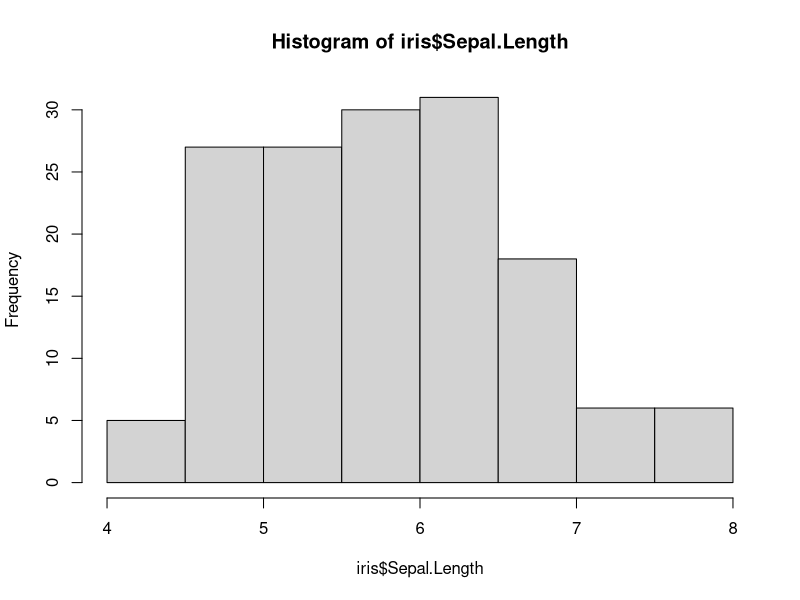
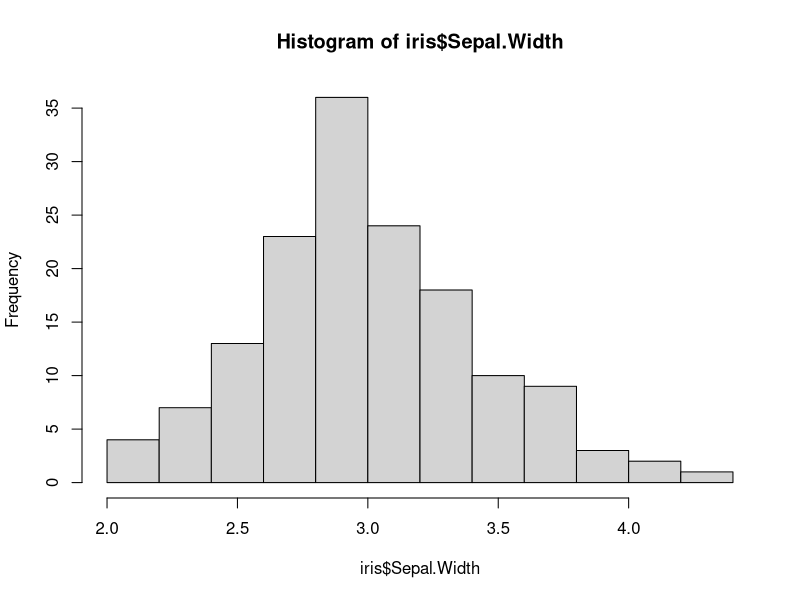
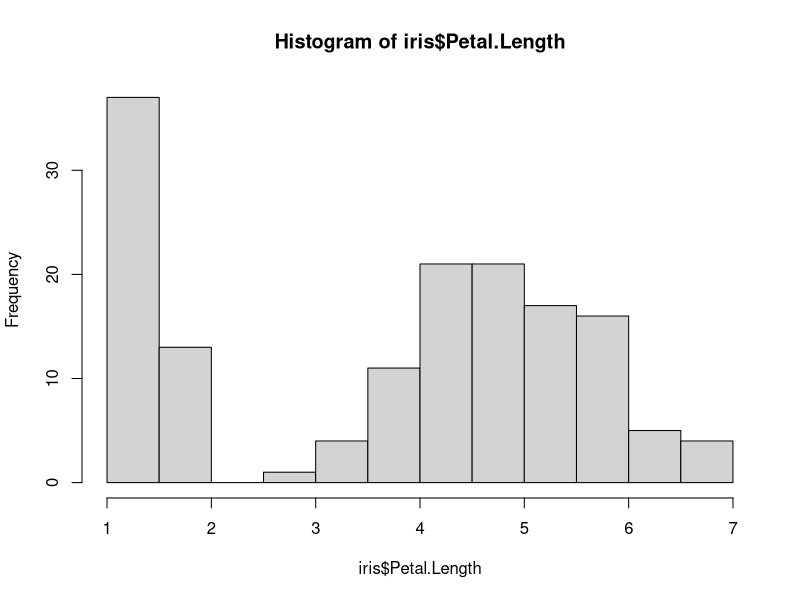
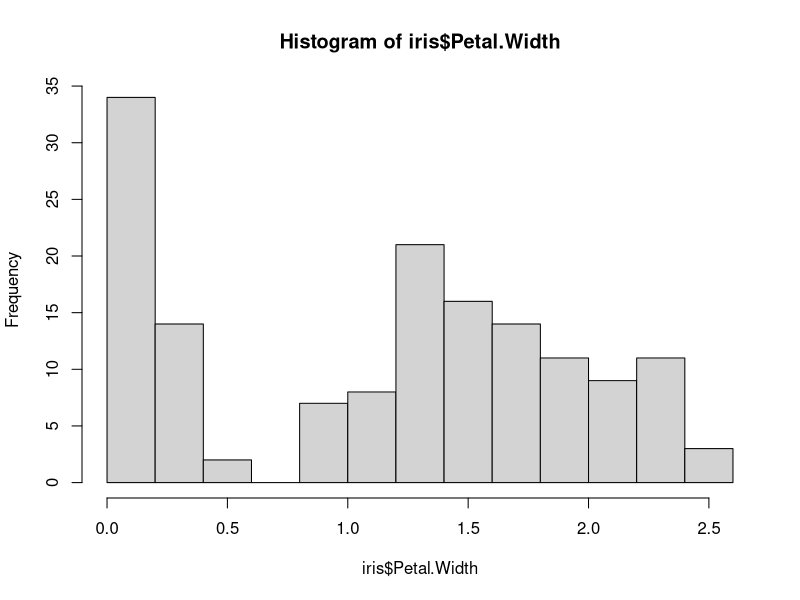

Source code (R) for these figures, in order:
## ---- chunk 1
knitr::opts_chunk$set(echo = TRUE)
## ---- chunk 2
head(iris)

hist(iris$Sepal.Length)

hist(iris$Sepal.Width)

hist(iris$Petal.Length)

hist(iris$Petal.Width)
